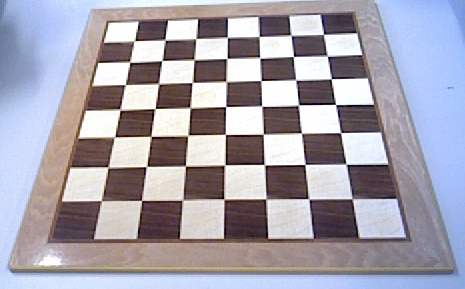
#> input picture emptyBoardCropped.jpg, 465 x 289 px
$ python edgeDetection.py
#> lines starting #> are read from the running program, lines starting #| are printed output that depends on the picture; after the words box and inside, x2 and y2 are one past the last pixel; in counts of white or black regions, pixels touching at a corner belong together
import numpy as np
import cv2

img = cv2.imread("emptyBoardCropped.jpg",1)
#> img is the input picture: shape (289, 465, 3); mean B, G, R 173.8, 162.3, 165.6

hsv = cv2.cvtColor(img, cv2.COLOR_BGR2HSV)
#> hsv: shape (289, 465, 3); mean H, S, V 87.9, 45.4, 183.4
res,thresh = cv2.threshold(hsv[:,:,0], 25, 255, cv2.THRESH_BINARY_INV)
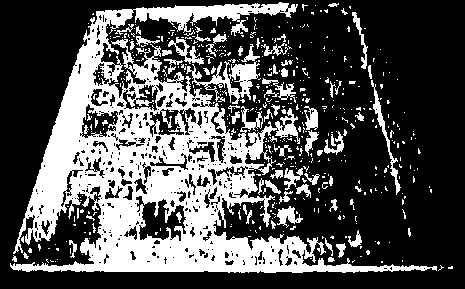
#> thresh: shape (289, 465); 32.2% white; 506 white regions (432 under 20 px), largest, box (x1, y1, x2, y2) and area: (10, 2, 437, 273) 35241, (186, 61, 260, 104) 1091, (371, 80, 401, 195) 442
cv2.imshow("Thresh",thresh)

edges = cv2.Canny(img, 100, 70)
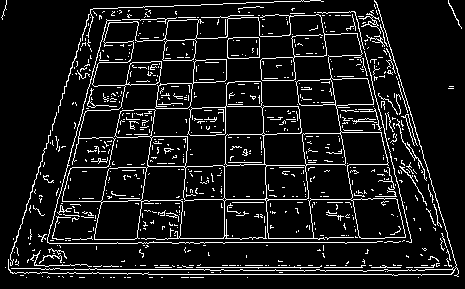
#> edges: shape (289, 465); 9.5% white in thin lines or dots
cv2.imshow("Canny",edges)

cv2.waitKey(0)
cv2.destroyAllWindows()
